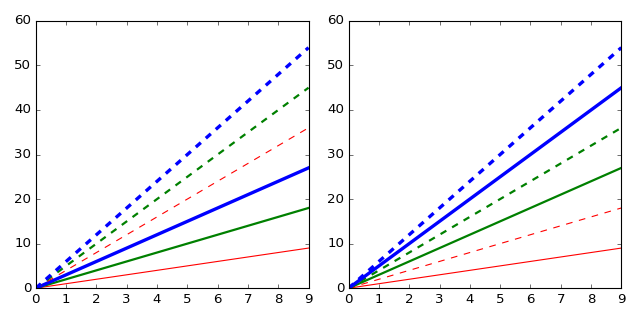

The Python source for this figure:
from cycler import cycler
from itertools import cycle

fig, (ax1, ax2) = plt.subplots(1, 2, tight_layout=True,
                               figsize=(8, 4))
x = np.arange(10)

color_cycle = cycler('c', ['r', 'g', 'b'])
ls_cycle = cycler('ls', ['-', '--'])
lw_cycle = cycler('lw', range(1, 4))

sty_cycle = ls_cycle * (color_cycle + lw_cycle)

for i, sty in enumerate(sty_cycle):
   ax1.plot(x, x*(i+1), **sty)

sty_cycle = (color_cycle + lw_cycle) * ls_cycle

for i, sty in enumerate(sty_cycle):
   ax2.plot(x, x*(i+1), **sty)
